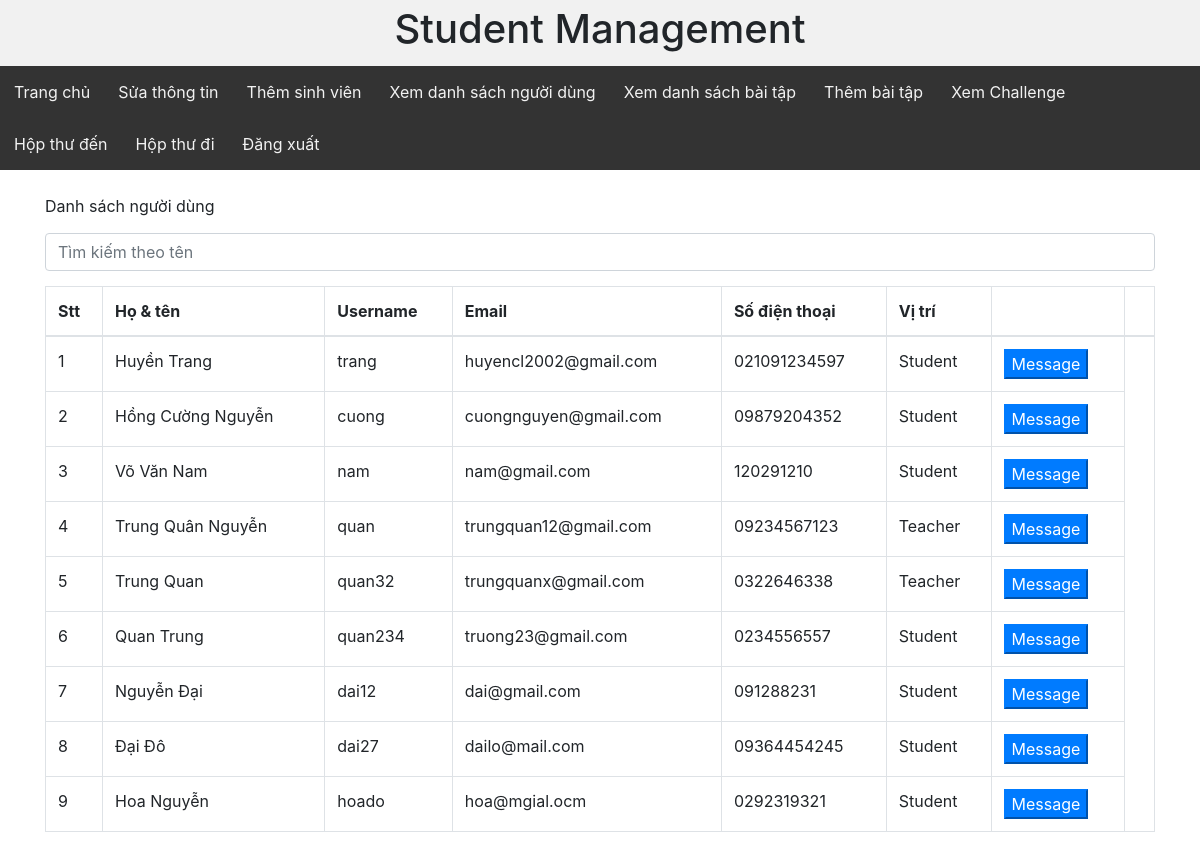
/viewAllUsers.php, run on the app's committed database.
### tables this page shows
CREATE TABLE `users` (
  `id` int(11) NOT NULL,
  `username` varchar(255) NOT NULL,
  `password` varchar(255) NOT NULL,
  `name` varchar(255) NOT NULL,
  `position` varchar(255) NOT NULL,
  `email` varchar(255) NOT NULL,
  `phone` varchar(15) NOT NULL
);

### dbhelp.php (called while the page is built, shortened)
<?php
function executeResult($sql)
{
    $conn = mysqli_connect('localhost', 'root', '', 'db_studentmanagement6a');
    $resultset = mysqli_query($conn, $sql);
    $list = [];
    while ($row = mysqli_fetch_array($resultset, 1)) {
        $list[] = $row;
    }
    return $list;
}

### viewAllUsers.php (the view, shortened to what this page needs)
<?php
require('dbhelp.php');
if($_GET['position']=="Student"){
    require('studentHeaderLayout.php');
}
else{
    require('teacherHeaderLayout.php');
}
?>
<!DOCTYPE html>
<html lang="vi">
<head>
    <link rel="stylesheet" href="https://maxcdn.bootstrapcdn.com/bootstrap/4.4.1/css/bootstrap.min.css">
</head>
<body>
<div class="container">
    <div class="panel panel-primary">
        <div class="panel-heading"><br>
            Danh sách người dùng
            <form method="post">
                <input type="text" name="s" class="form-control" style="margin-top: 15px; margin-bottom: 15px;"
                       placeholder="Tìm kiếm theo tên">
            </form>
        </div>
        <div class="panel-body">
            <table class="table table-bordered">
                <thead>
                <tr>
                    <th>Stt</th>
                    <th>Họ & tên</th>
                    <th>Username</th>
                    <th>Email</th>
                    <th>Số điện thoại</th>
                    <th>Vị trí</th>
                    <th></th>
                    <th></th>
                </tr>
                </thead>
                <tbody>
                <?php
                if (isset($_POST['s']) && $_POST['s'] != '') {
                    $sql = 'select * from users where name like "%' . $_POST['s'] . '%" ';
                } else {
                    $sql = 'select * from users';
                }
                $userList = executeResult($sql);
                $index = 1;
                foreach ($userList as $usr) {
                    echo '<tr>
                    <td>' . ($index++) . '</td>
                    <td>' . $usr['name'] . '</td>
                    <td>' . $usr['username'] . '</td>
                    <td>' . $usr['email'] . '</td>
                    <td>' . $usr['phone'] . '</td>
                    <td>' . $usr['position'] . '</td>';
                    echo '<td><button class="button btn-primary" onclick=\'window.open("sendMessage.php?id=' . $usr['id'] . '&usr=' . $usr['username'] . '&position=' . $_SESSION['position'] . '","_self")\'>Message</button></td>';
                    echo '</tr>';
                }
                ?>
                </tbody>
            </table>
        </div>
    </div>
</div>
</body>
</html>

### teacherHeaderLayout.php (style rules this page uses)
* { box-sizing: border-box; }
body { margin: 0; }

### data on the page
users: name "Huyền Trang", username "trang", email "huyencl2002@gmail.com", phone "021091234597", position "Student"
users: name "Hồng Cường Nguyễn", username "cuong", email "cuongnguyen@gmail.com", phone "09879204352", position "Student"
users: name "Võ Văn Nam", username "nam", email "nam@gmail.com", phone "120291210", position "Student"
users: name "Trung Quân Nguyễn", username "quan", email "trungquan12@gmail.com", phone "09234567123", position "Teacher"
users: name "Trung Quan", username "quan32", email "trungquanx@gmail.com", phone "0322646338", position "Teacher"
users: name "Quan Trung", username "quan234", email "truong23@gmail.com", phone "0234556557", position "Student"
users: name "Nguyễn Đại", username "dai12", email "dai@gmail.com", phone "091288231", position "Student"
users: name "Đại Đô", username "dai27", email "dailo@mail.com", phone "09364454245", position "Student"
users: name "Hoa Nguyễn", username "hoado", email "hoa@mgial.ocm", phone "0292319321", position "Student"
